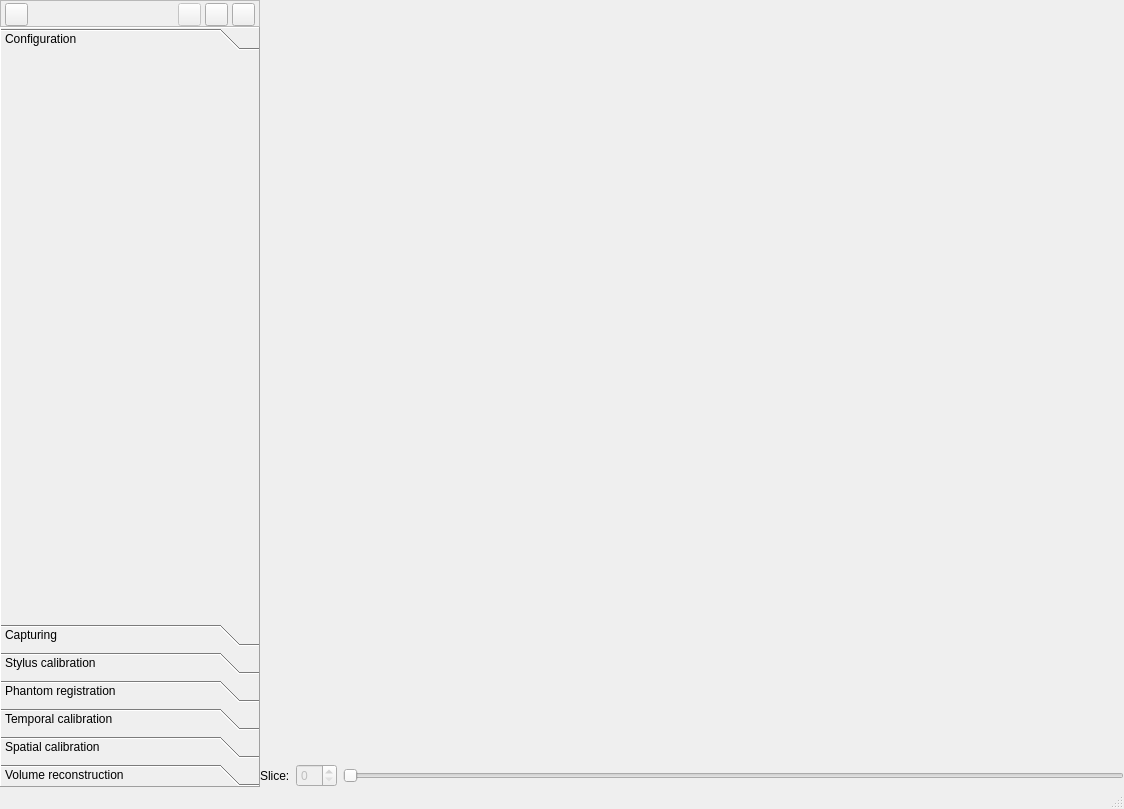
<?xml version="1.0" encoding="UTF-8"?>
<ui version="4.0">
 <class>fCalMainWindow</class>
 <widget class="QMainWindow" name="fCalMainWindow">
  <property name="geometry">
   <rect>
    <x>0</x>
    <y>0</y>
    <width>1124</width>
    <height>756</height>
   </rect>
  </property>
  <property name="windowTitle">
   <string>fCal</string>
  </property>
  <property name="windowIcon">
   <iconset resource="fCal.qrc">
    <normaloff>:/icons/Resources/icon_fCal.png</normaloff>:/icons/Resources/icon_fCal.png</iconset>
  </property>
  <widget class="QWidget" name="centralWidget">
   <layout class="QGridLayout" name="gridLayout">
    <property name="margin">
     <number>0</number>
    </property>
    <property name="spacing">
     <number>0</number>
    </property>
    <item row="3" column="1">
     <layout class="QHBoxLayout" name="horizontalLayout_SliceNumber">
      <item>
       <widget class="QLabel" name="label_SliceNumber">
        <property name="text">
         <string>Slice:</string>
        </property>
       </widget>
      </item>
      <item>
       <widget class="QSpinBox" name="spinBox_SliceNumber">
        <property name="enabled">
         <bool>false</bool>
        </property>
       </widget>
      </item>
      <item>
       <widget class="QSlider" name="horizontalSlider_SliceNumber">
        <property name="enabled">
         <bool>false</bool>
        </property>
        <property name="orientation">
         <enum>Qt::Horizontal</enum>
        </property>
       </widget>
      </item>
     </layout>
    </item>
    <item row="2" column="1">
     <spacer name="pushToolboxLeft_Spacer">
      <property name="orientation">
       <enum>Qt::Horizontal</enum>
      </property>
      <property name="sizeType">
       <enum>QSizePolicy::MinimumExpanding</enum>
      </property>
      <property name="sizeHint" stdset="0">
       <size>
        <width>40</width>
        <height>0</height>
       </size>
      </property>
     </spacer>
    </item>
    <item row="0" column="0" rowspan="5">
     <layout class="QVBoxLayout" name="verticalLayout">
      <property name="spacing">
       <number>0</number>
      </property>
      <property name="sizeConstraint">
       <enum>QLayout::SetDefaultConstraint</enum>
      </property>
      <item>
       <widget class="QFrame" name="frame_Toolbar">
        <property name="sizePolicy">
         <sizepolicy hsizetype="Preferred" vsizetype="Minimum">
          <horstretch>0</horstretch>
          <verstretch>0</verstretch>
         </sizepolicy>
        </property>
        <property name="minimumSize">
         <size>
          <width>260</width>
          <height>27</height>
         </size>
        </property>
        <property name="maximumSize">
         <size>
          <width>260</width>
          <height>27</height>
         </size>
        </property>
        <property name="frameShape">
         <enum>QFrame::StyledPanel</enum>
        </property>
        <property name="frameShadow">
         <enum>QFrame::Raised</enum>
        </property>
        <layout class="QHBoxLayout" name="horizontalLayout">
         <property name="spacing">
          <number>4</number>
         </property>
         <property name="leftMargin">
          <number>4</number>
         </property>
         <property name="topMargin">
          <number>2</number>
         </property>
         <property name="rightMargin">
          <number>4</number>
         </property>
         <property name="bottomMargin">
          <number>2</number>
         </property>
         <item>
          <widget class="QPushButton" name="pushButton_SaveConfiguration">
           <property name="minimumSize">
            <size>
             <width>23</width>
             <height>23</height>
            </size>
           </property>
           <property name="maximumSize">
            <size>
             <width>23</width>
             <height>23</height>
            </size>
           </property>
           <property name="focusPolicy">
            <enum>Qt::ClickFocus</enum>
           </property>
           <property name="toolTip">
            <string>Save current device set configuration</string>
           </property>
           <property name="text">
            <string/>
           </property>
           <property name="icon">
            <iconset resource="fCal.qrc">
             <normaloff>:/icons/Resources/icon_Save.png</normaloff>:/icons/Resources/icon_Save.png</iconset>
           </property>
          </widget>
         </item>
         <item>
          <spacer name="horizontalSpacer">
           <property name="orientation">
            <enum>Qt::Horizontal</enum>
           </property>
           <property name="sizeHint" stdset="0">
            <size>
             <width>40</width>
             <height>20</height>
            </size>
           </property>
          </spacer>
         </item>
         <item>
          <widget class="QPushButton" name="pushButton_ImageOrientation">
           <property name="enabled">
            <bool>false</bool>
           </property>
           <property name="minimumSize">
            <size>
             <width>23</width>
             <height>23</height>
            </size>
           </property>
           <property name="maximumSize">
            <size>
             <width>23</width>
             <height>23</height>
            </size>
           </property>
           <property name="focusPolicy">
            <enum>Qt::ClickFocus</enum>
           </property>
           <property name="contextMenuPolicy">
            <enum>Qt::DefaultContextMenu</enum>
           </property>
           <property name="toolTip">
            <string>Image (2D) Controls</string>
           </property>
           <property name="text">
            <string/>
           </property>
           <property name="icon">
            <iconset resource="fCal.qrc">
             <normaloff>:/icons/Resources/icon_ImageControl.png</normaloff>:/icons/Resources/icon_ImageControl.png</iconset>
           </property>
          </widget>
         </item>
         <item>
          <widget class="QPushButton" name="pushButton_ShowDevices">
           <property name="minimumSize">
            <size>
             <width>23</width>
             <height>23</height>
            </size>
           </property>
           <property name="maximumSize">
            <size>
             <width>23</width>
             <height>23</height>
            </size>
           </property>
           <property name="focusPolicy">
            <enum>Qt::ClickFocus</enum>
           </property>
           <property name="toolTip">
            <string>Show all devices / Show content for current toolbox</string>
           </property>
           <property name="text">
            <string/>
           </property>
           <property name="icon">
            <iconset resource="fCal.qrc">
             <normaloff>:/icons/Resources/icon_ObjectMode.png</normaloff>:/icons/Resources/icon_ObjectMode.png</iconset>
           </property>
           <property name="checkable">
            <bool>true</bool>
           </property>
          </widget>
         </item>
         <item>
          <widget class="QPushButton" name="pushButton_Tools">
           <property name="minimumSize">
            <size>
             <width>23</width>
             <height>23</height>
            </size>
           </property>
           <property name="maximumSize">
            <size>
             <width>23</width>
             <height>23</height>
            </size>
           </property>
           <property name="focusPolicy">
            <enum>Qt::NoFocus</enum>
           </property>
           <property name="toolTip">
            <string>Tools menu</string>
           </property>
           <property name="text">
            <string/>
           </property>
           <property name="icon">
            <iconset resource="fCal.qrc">
             <normaloff>:/icons/Resources/icon_Tools.png</normaloff>:/icons/Resources/icon_Tools.png</iconset>
           </property>
          </widget>
         </item>
        </layout>
       </widget>
      </item>
      <item>
       <widget class="QToolBox" name="toolbox">
        <property name="sizePolicy">
         <sizepolicy hsizetype="Preferred" vsizetype="Maximum">
          <horstretch>0</horstretch>
          <verstretch>0</verstretch>
         </sizepolicy>
        </property>
        <property name="minimumSize">
         <size>
          <width>260</width>
          <height>760</height>
         </size>
        </property>
        <property name="maximumSize">
         <size>
          <width>260</width>
          <height>16777215</height>
         </size>
        </property>
        <property name="frameShape">
         <enum>QFrame::Panel</enum>
        </property>
        <property name="frameShadow">
         <enum>QFrame::Raised</enum>
        </property>
        <property name="currentIndex">
         <number>0</number>
        </property>
        <widget class="QWidget" name="toolbox_Configuration">
         <property name="geometry">
          <rect>
           <x>0</x>
           <y>0</y>
           <width>258</width>
           <height>569</height>
          </rect>
         </property>
         <attribute name="label">
          <string>Configuration</string>
         </attribute>
        </widget>
        <widget class="QWidget" name="toolbox_Capturing">
         <property name="geometry">
          <rect>
           <x>0</x>
           <y>0</y>
           <width>258</width>
           <height>569</height>
          </rect>
         </property>
         <attribute name="label">
          <string>Capturing</string>
         </attribute>
        </widget>
        <widget class="QWidget" name="toolbox_StylusCalibration">
         <property name="geometry">
          <rect>
           <x>0</x>
           <y>0</y>
           <width>258</width>
           <height>569</height>
          </rect>
         </property>
         <attribute name="label">
          <string>Stylus calibration</string>
         </attribute>
        </widget>
        <widget class="QWidget" name="toolbox_PhantomRegistration">
         <property name="geometry">
          <rect>
           <x>0</x>
           <y>0</y>
           <width>258</width>
           <height>569</height>
          </rect>
         </property>
         <attribute name="label">
          <string>Phantom registration</string>
         </attribute>
        </widget>
        <widget class="QWidget" name="toolbox_TemporalCalibration">
         <property name="geometry">
          <rect>
           <x>0</x>
           <y>0</y>
           <width>258</width>
           <height>569</height>
          </rect>
         </property>
         <attribute name="label">
          <string>Temporal calibration</string>
         </attribute>
        </widget>
        <widget class="QWidget" name="toolbox_SpatialCalibration">
         <property name="geometry">
          <rect>
           <x>0</x>
           <y>0</y>
           <width>258</width>
           <height>569</height>
          </rect>
         </property>
         <attribute name="label">
          <string>Spatial calibration</string>
         </attribute>
        </widget>
        <widget class="QWidget" name="toolbox_VolumeReconstruction">
         <property name="geometry">
          <rect>
           <x>0</x>
           <y>0</y>
           <width>258</width>
           <height>569</height>
          </rect>
         </property>
         <attribute name="label">
          <string>Volume reconstruction</string>
         </attribute>
        </widget>
       </widget>
      </item>
      <item>
       <spacer name="verticalSpacer">
        <property name="orientation">
         <enum>Qt::Vertical</enum>
        </property>
        <property name="sizeHint" stdset="0">
         <size>
          <width>20</width>
          <height>40</height>
         </size>
        </property>
       </spacer>
      </item>
     </layout>
    </item>
    <item row="0" column="1">
     <widget class="QVTKWidget" name="canvas" native="true">
      <property name="sizePolicy">
       <sizepolicy hsizetype="Preferred" vsizetype="Preferred">
        <horstretch>1</horstretch>
        <verstretch>1</verstretch>
       </sizepolicy>
      </property>
      <property name="minimumSize">
       <size>
        <width>770</width>
        <height>700</height>
       </size>
      </property>
      <property name="sizeIncrement">
       <size>
        <width>4</width>
        <height>3</height>
       </size>
      </property>
      <property name="focusPolicy">
       <enum>Qt::ClickFocus</enum>
      </property>
     </widget>
    </item>
    <item row="1" column="1">
     <spacer name="verticalSpacer_2">
      <property name="orientation">
       <enum>Qt::Vertical</enum>
      </property>
      <property name="sizeHint" stdset="0">
       <size>
        <width>20</width>
        <height>40</height>
       </size>
      </property>
     </spacer>
    </item>
   </layout>
  </widget>
  <widget class="QStatusBar" name="statusBar"/>
 </widget>
 <layoutdefault spacing="6" margin="11"/>
 <customwidgets>
  <customwidget>
   <class>QVTKWidget</class>
   <extends>QWidget</extends>
   <header location="global">QVTKWidget.h</header>
  </customwidget>
 </customwidgets>
 <resources>
  <include location="fCal.qrc"/>
 </resources>
 <connections/>
</ui>
